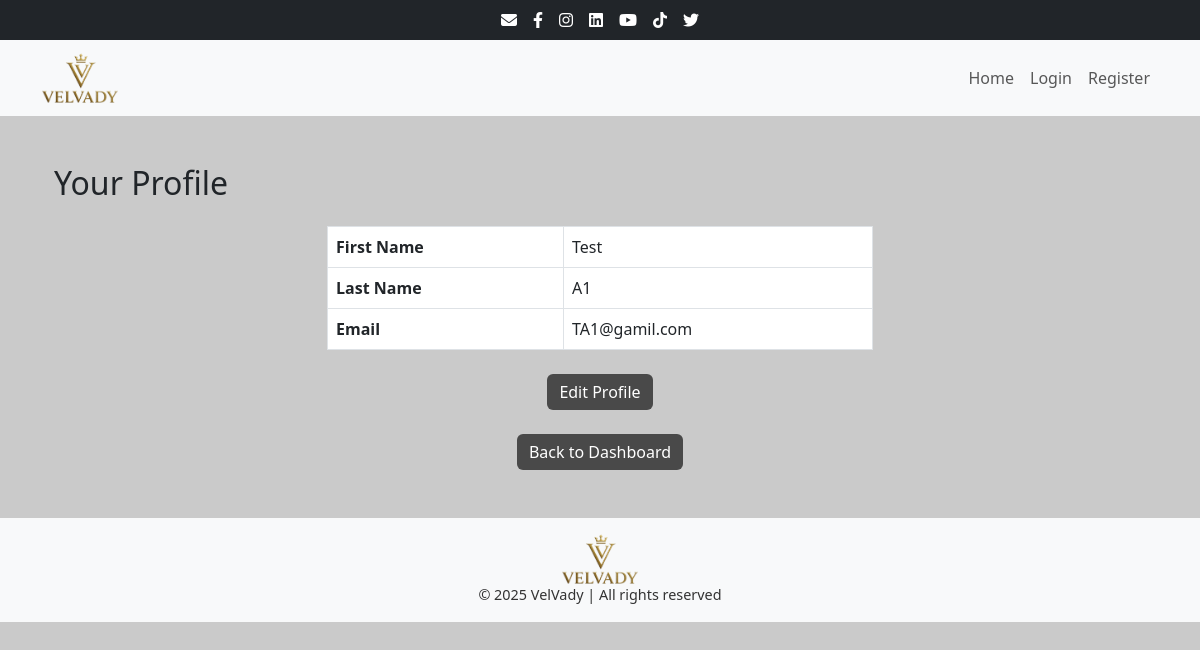
Page /accounts/profile/ (signed in) on the earlier database version.
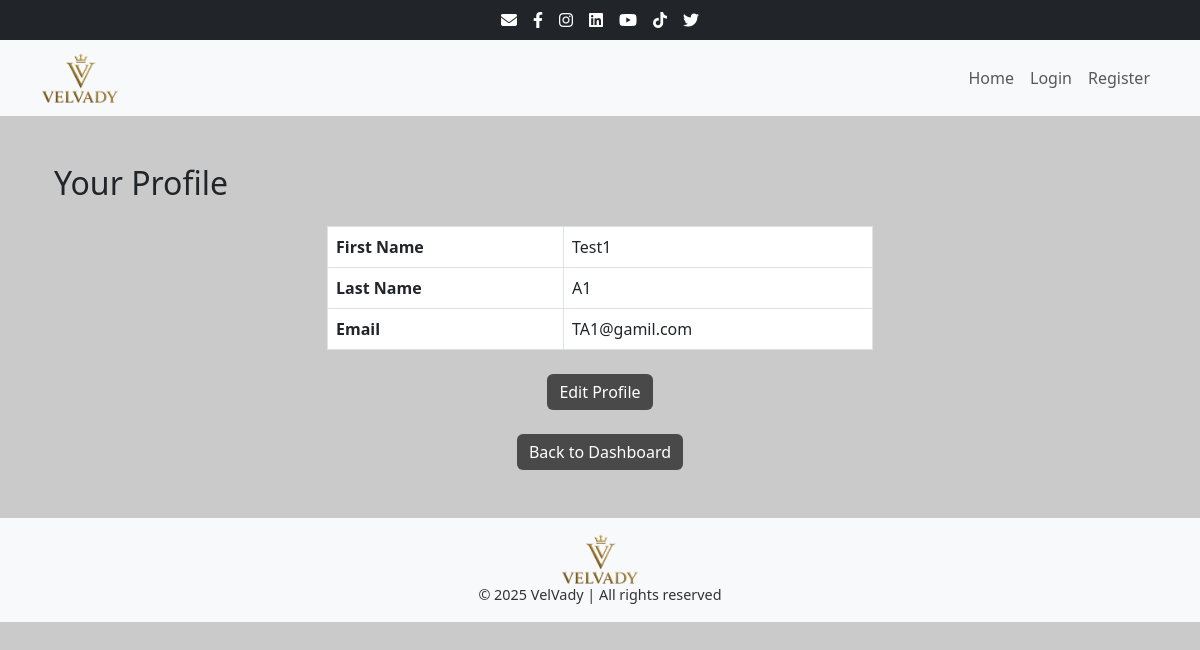
Same page on the later database version.
### accounts/models.py (models this page shows, shortened)
class CustomUser(AbstractBaseUser, PermissionsMixin):
    email = models.EmailField(unique=True)
    first_name = models.CharField(max_length=50)
    last_name = models.CharField(max_length=50)
    address = models.TextField()
    is_active = models.BooleanField(default=True)
    is_staff = models.BooleanField(default=False)
    date_joined = models.DateTimeField(default=timezone.now)
    objects = CustomUserManager()
    USERNAME_FIELD = "email"
    REQUIRED_FIELDS = ["first_name", "last_name", "address"]

### accounts/views.py (the view)
# urls.py: path('profile/', views.profile_view, name='profile'),
@login_required
def profile_view(request):
    return render(request, "accounts/profile.html")

### accounts/templates/accounts/profile.html (shortened to what this page needs)
{% extends "core/base.html" %}
{% block content %}
<div class="container my-5">
    <h2>Your Profile</h2>
    <table class="table table-bordered w-50 mx-auto mt-4">
        <tbody>
            <tr>
                <th>First Name</th>
                <td>{{ user.first_name }}</td>
            </tr>
            <tr>
                <th>Last Name</th>
                <td>{{ user.last_name }}</td>
            </tr>
            <tr>
                <th>Email</th>
                <td>{{ user.email }}</td>
            </tr>
        </tbody>
    </table>
    <div class="text-center mt-4">
        <a href="{% url 'profile_edit' %}" class="btn btn-custom">Edit Profile</a>
    </div>
    <div class="text-center mt-4">
        <a href="{% url 'dashboard' %}" class="btn btn-custom">Back to Dashboard</a>
    </div>
</div>
{% endblock %}

Differences in the rows shown:
changed CustomUser "TA1@gamil.com": first_name "Test" → "Test1"
